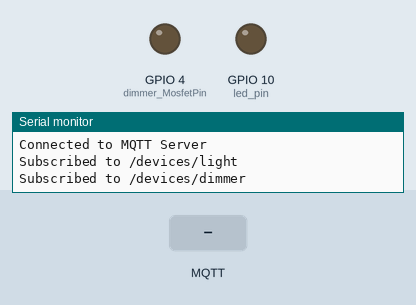
The sketch below on a simulated ESP8266 (NodeMCU). Shown: output pins drawn as LEDs (lit = HIGH), the last lines printed to the serial monitor. The inputs (shaded band) are chosen by the test bench. WiFi joins after 1.5 s; servers stay silent unless stated; no MQTT or app messages arrive unless stated.

Above: at 2.7 s.
2.8 s: MQTT message "1" arrives on the first subscribed topic
At 4.2 s:
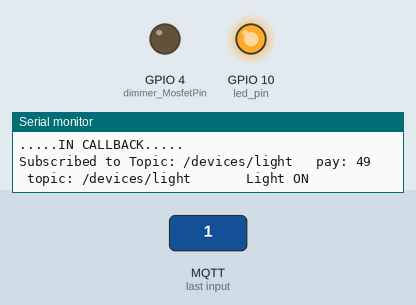
5.8 s: MQTT message "0" arrives on the first subscribed topic
At 6.3 s:
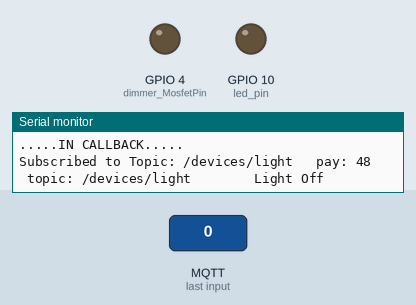
Timing chart, 0 to 8.8 s (numbered marks = the images above; inputs shaded):
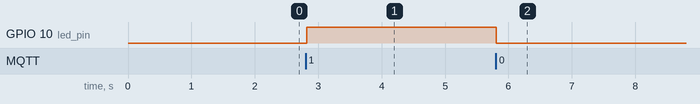

Measured:
- after the input at 2.8 s, GPIO 10 (led_pin): LOW → HIGH at once
- after the input at 5.8 s, GPIO 10 (led_pin): HIGH → LOW at once

The sketch:

MQTT_MultipleTopics.ino
```cpp
//WORKS - 2+ SUBSCRIPTION. This is code for ESP8266
//Raspberry pi + ESP8266: Simple programm to control a LED wirelessly using the MQTT Protocol and Alexa
/*SETUP THE ESP8266 LIBRARIES:
  * Need the Arduino Client for MQTT Protocol - PubSubClient: https://github.com/knolleary/pubsubclient OR 8266.com/stable/package_esp8266com_index.json old: http://arduino.esp8266.com/versions/2.5.0-beta3/package_esp8266com_index.json
  * ESP8266WiFi Library: https://github.com/esp8266/Arduino
  * Arduino -> Preferences -> Additional Boards Manager URLS: copy this to the bar: new: https://arduino.esp
  * tools -> Board -> Board Manager -> scroll to the bottom and download esp8266 by ESP8266 community
  * tools -> boards -> NodeMCU 1.0 esp 12e*/
// PROCESS: you tell Alexa a command, alexa activates the python decorator function that is linked to the Alexa intent. This function publishes something to the topics. The ESP is subscribed to those topics and recieves the information and turn lights on.
/* SUBSCRIPE ESP TO LIGHT TOPIC: mosquitto_sub -v -t "/devices/light"
 * Send data to ESP from Pi: mosquitto_pub -t "/devices/light" -m '1' //or '0'
 * SUBSCRIPE ESP TO DIMMER TOPIC: mosquitto_sub -v -t "/devicea/dimmer"
 * Send data to ESP from Pi: mosquitto_pub -t "/devices/dimmer" -m '__some_angle__'  */

/*************************SETUP*******************************************************************/
#include <stdio.h>
#include <string.h>
#include <Servo.h>
Servo dimmer;
const int led_pin = 10;           // SD3
const int dimmer_DataPin = 5;     // D1
const int dimmer_MosfetPin = 4;   // D2
int offCounter = 0; //how many loops counter is on
bool switchit = true;
/*************************WIFI SETUP*******************************************************************/
#include <Arduino.h>       //conserve power section
#include <PubSubClient.h>  //MQTT
#include <ESP8266WiFi.h>   //WIFI
extern "C" {               //conserve power section
    #include "user_interface.h"  // Required for wifi_station_connect() to work
}
#define FPM_SLEEP_MAX_TIME 0xFFFFFFF //conserve power section
void WiFiOn();
void WiFiOff();
const char* ssid = "YOUR WIFI ADDRESS";            // NAME OF YOUR WIFI NETWORK
const char* password = "WIFI PASSWORD"; // PASSWORD OF WIFI
WiFiClient wifiClient;
/*************************MQTT SETUP*******************************************************************/
#define MQTT_SERVER "IP ADDRESS OF YOUR RASPBERRY PI"         // IP ADDRESS OF RASPBERRY PI MQTT SERVER IP. ifconfig to get it
void callback(char* topicChar, byte* payload, unsigned int length);
PubSubClient client(MQTT_SERVER, 1883, callback, wifiClient); //(ipAddressOfBroker, Broker Port, function to start upon update, wifi to connect to)
const char* topics[] = {"/devices/light", "/devices/dimmer"}; //list of topics

void mqttPublish(char topic[], char message[]){
  client.publish(topic, message);
}
void mqttPublish(char topic[], int num){
  char c[16];
  itoa(num, c, 10);
  client.publish(topic, c);
}
void wifiConnect(){
  Serial.print("\nConnecting to wifi");
  WiFi.begin(ssid, password);
  while(WiFi.status() != WL_CONNECTED){
    delay(500);
    Serial.print(".");
  }
  Serial.println("   CONNECTED");
}
void WiFiOn() {
    wifi_fpm_do_wakeup();
    wifi_fpm_close();
    Serial.println("WifiOn");
    wifi_set_opmode(STATION_MODE);
    wifi_station_connect();
    delay(1000);
}
void WiFiOff() {
    Serial.println("WifiOff");
    client.disconnect();
    wifi_station_disconnect();
    wifi_set_opmode(NULL_MODE);
    wifi_set_sleep_type(MODEM_SLEEP_T);
    wifi_fpm_open();
    wifi_fpm_do_sleep(FPM_SLEEP_MAX_TIME);
    delay(1000);
}


void setup()
{
  Serial.begin(38400);
  pinMode(led_pin, OUTPUT);
  pinMode(dimmer_MosfetPin, OUTPUT);
  digitalWrite(led_pin, LOW);
  digitalWrite(dimmer_MosfetPin, LOW);
  /*CONNECT TO WIFI AND MQTT SERVERM:*/
  wifiConnect();
  reconnect();  //this function tries to connect to the WIFI network, then it connects to the MQTT server
}

void loop()
{
  if (!client.connected() && WiFi.status() == 3){reconnect();}
  client.loop();  //RUN THE MQTT LOOP to maintain the connection and look for any new messages to run the callback fucntion.
  delay(10);   //need to delay to allwo ESP8266 WIFI functions to run


}

/*CONNECT TO MQTT NETWORK AND SUBSCRIBE TO TOPICS*/
void reconnect() // Loop until we're reconnected
{
  while (!client.connected() && WiFi.status() == WL_CONNECTED ) //WL_CONNECTED = 3 = wifi is connected
  {
    /*1)Generate client name based on MAC address*/
    Serial.print("\nAttempting MQTT connection...");
    String clientName;
    clientName += "esp8266-";
    uint8_t mac[6];
    WiFi.macAddress(mac);
    clientName += macToStr(mac);
    /*2) SUBSCRIBE TO TOPIC*/
    if (client.connect((char*) clientName.c_str()))    // Attempt to connect
    {
      Serial.println("Connected to MQTT Server");
      for (int i=0; i<sizeof(topics)/sizeof(char *); ++i)
      {
        client.subscribe(topics[i]);
        Serial.print("Subscribed to ");
        Serial.println(topics[i]);
      }
    }
    else{
      Serial.println("\nFailed.");
      reconnect();
    }
  }

}


/* WHEN THE TOPICS YOU ARE SUBSCRIBED TO HAS AN UPDATE, READ IT
   ***Whenever i tell Alexa to do something, Alexa will activate the decorator function on my Pi, which will publish something to a topic. in the void loop, client.loop() will activate this call back function
   Basically: This function will be called whenever there is a new message from our topic. */
void callback(char* topicChar, byte* payload, unsigned int length)
{
  Serial.print("\n.....IN CALLBACK.....");Serial.print("\nSubscribed to Topic: ");Serial.print(String(topicChar));
  String topicStr = topicChar;
  Serial.print("   pay: ");
  Serial.print(payload[0]);
  Serial.print("   topic: ");
  Serial.print(topicStr);
  Serial.print("   ");

  /*SUBSCRIPTION HANDLING*/
  if (topicStr == "/devices/light" )//topicChar isnt a string so will make it a ctring to compare with ==
  {
    /* CHANGE LIGHT BY CHECKING THE 1ST BYTE OF OUR PAYLOAD.
     * LIGHT ON if the payload[0] is '1' and publish to the MQTT server a confirmation message*/
    if(payload[0] == '1')
    {
      digitalWrite(led_pin, HIGH);
      Serial.println("    Light ON");
      mqttPublish("/feedback/light", "light On");
    }
    /* LIGHT OFF if the payload is '0' and publish to the MQTT server a confirmation message*/
    else if (payload[0] == '0')
    {
      digitalWrite(led_pin, LOW);
      Serial.println("     Light Off");
      mqttPublish("/feedback/light", "light Off");
    }
  }
  else if (topicStr == "/update/dimmer")
  {
    /*OVERVIEW: I tell Alexa to activate the intent
     * --> Python code turns the number i said into a 3 digit string representation of my number and publishes it to the MQTT topic.
     * --> The ESP8266 retrieves the payload and unpacks it (in this else if statement).
     * --> It turns the each character bit (payload[0] to payload[2]) into its interger form <(char)payload[i]-48> and stores it into angleBit[].
     * --> Then it adds the bits to make the proper angle interger and stores it in angle.
     */
    int angleBit[3]={}; //payload is the ASCII numbers of the angle bit that was published. Will turn them back to integer
    for (int i=0; i<sizeof(payload)-1; ++i)
      angleBit[i] = (char)payload[i]-48; //ex: payload[0] contains the ascii number for the character version of the angle. -48 that # to get the integer vlaue
    int angle = angleBit[0] * 100;
    angle = angle + angleBit[1] * 10;
    angle = angle + angleBit[2];

    digitalWrite(dimmer_MosfetPin, HIGH);//giveing power to the base of the transistor so that the emitter and the collectors are connected (servo grounded to power supply)
    dimmer.attach(dimmer_DataPin); //attaching the dimmer servo so that i can feed it angles
    dimmer.write(angle);
    Serial.print("\nTURNING SERVO TO ANGLE: "); Serial.print(angle); Serial.print("       start_dimmerPowerPinD2: "); Serial.println(digitalRead(dimmer_MosfetPin));
    delay(1000);
    digitalWrite(dimmer_MosfetPin, LOW);
    dimmer.detach();
    mqttPublish("/feedback/dimmer", angle);
  }
}

/*Generate unique name from MAC addr*/
String macToStr(const uint8_t* mac){
 String result;
 for (int i = 0; i < 6; ++i) {
   result += String(mac[i], 16);
   if (i < 5){
     result += ':';
   }
 }
 Serial.print("\nmacresult: ");
 Serial.println(result);
 return result;
}
```
